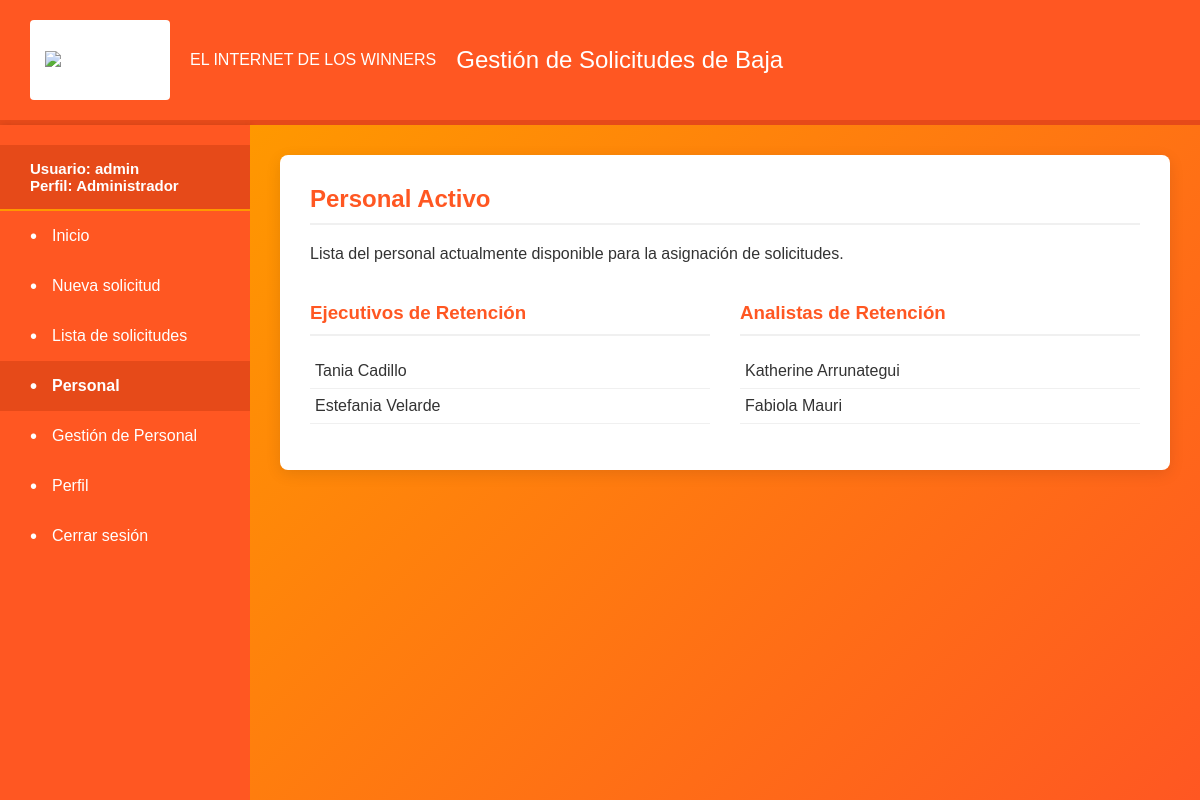
The app's page /personal/ (signed in) with its own data.
### portal_retenciones/models.py (models this page shows, shortened)
class EjecutivoRetencion(models.Model):
    nombre = models.CharField(max_length=100, null=False)
    email = models.EmailField(max_length=100, null=False, unique=True)
    activo = models.BooleanField(default=True)
    max_carga_renta = models.DecimalField(max_digits=12, decimal_places=2, null=True, blank=True)
    disponible_asignacion = models.BooleanField(default=True)

class AnalistaRetencion(models.Model):
    nombre = models.CharField(max_length=100, null=False)
    email = models.EmailField(max_length=100, null=False, unique=True)
    activo = models.BooleanField(default=True)

### portal_retenciones/views/pages.py (the view)
# urls.py: path('personal/', pages.personal_view, name='personal'),
@permission_required('portal_retenciones.can_view_personal')
def personal_view(request):
    ejecutivos_activos = EjecutivoRetencion.objects.filter(activo=True)
    analistas_activos = AnalistaRetencion.objects.filter(activo=True)
    context = {
        'ejecutivos_activos': ejecutivos_activos,
        'analistas_activos': analistas_activos
    }
    return render(request, 'personal.html', context)

### templates/personal.html (shortened to what this page needs)
{% extends "base.html" %}
{% block content %}
<div class="content-card">
    <h2>Personal Activo</h2>
    <p>Lista del personal actualmente disponible para la asignación de solicitudes.</p>
    <div style="display: flex; gap: 30px; margin-top: 20px;">
        <div style="flex: 1;">
            <h3 style="color: #ff5722; border-bottom: 2px solid #f0f0f0; padding-bottom: 10px;">Ejecutivos de Retención</h3>
            <ul style="list-style: none; padding-left: 0; margin-top: 10px;">
                {% for ej in ejecutivos_activos %}
                <li style="padding: 8px 5px; border-bottom: 1px solid #f0f0f0; font-size: 16px;">
                    {{ ej.nombre }}
                </li>
                {% empty %}
                <li style="padding: 5px 0; color: #777;">No hay ejecutivos activos.</li>
                {% endfor %}
            </ul>
        </div>
        <div style="flex: 1;">
            <h3 style="color: #ff5722; border-bottom: 2px solid #f0f0f0; padding-bottom: 10px;">Analistas de Retención</h3>
            <ul style="list-style: none; padding-left: 0; margin-top: 10px;">
                {% for an in analistas_activos %}
                <li style="padding: 8px 5px; border-bottom: 1px solid #f0f0f0; font-size: 16px;">
                    {{ an.nombre }}
                </li>
                {% empty %}
                <li style="padding: 5px 0; color: #777;">No hay analistas activos.</li>
                {% endfor %}
            </ul>
        </div>
    </div>
</div>
{% endblock %}

### templates/base.html (shortened to what this page needs)
{% load static %}
<!DOCTYPE html>
<html lang="es">
<head>
    <link rel="stylesheet" href="{% static 'css/styles.css' %}">
</head>
<body>
    <div class="app-container">
        <header class="header">
            <div class="logo-container">
                <img src="https://selectra.com.pe/sites/selectra.com.pe/files/styles/_default/public/inline-images/win-xs.png.webp" alt="Logo de WIN" style="max-height: 100%; max-width: 100%;">
            </div>
            <span>EL INTERNET DE LOS WINNERS</span>
            <h1>Gestión de Solicitudes de Baja</h1>
        </header>
        <div class="content-area">
            <nav class="sidebar">
                <div style="padding: 15px 30px; font-weight: bold; font-size: 15px; color: #fff; background-color: #e64a19; border-bottom: 2px solid #ff9800;">
                    Usuario: {{ user.username }}<br>
                    Perfil:
                    {% if user.is_superuser %}
                        Administrador
                    {% else %}
                        {{ user.groups.first.name|default:'Estándar' }}
                    {% endif %}
                </div>
                <ul>
                    {% if perms.portal_retenciones.can_view_menu %}
                    <li><a href="{% url 'menu' %}">Inicio</a></li>
                    {% endif %}
                    {% if perms.portal_retenciones.can_create_solicitud %}
                    <li><a href="{% url 'nueva_solicitud' %}">Nueva solicitud</a></li>
                    {% endif %}
                    {% if perms.portal_retenciones.can_view_solicitud_list %}
                    <li><a href="{% url 'lista_solicitudes' %}">Lista de solicitudes</a></li>
                    {% endif %}
                    {% if perms.portal_retenciones.can_view_personal %}
                    <li><a href="{% url 'personal' %}">Personal</a></li>
                    {% endif %}
                    {% if perms.portal_retenciones.can_manage_personnel %}
                    <li><a href="{% url 'gestion_personal' %}">Gestión de Personal</a></li>
                    {% endif %}
                    {% if user.is_authenticated %}
                        <li><a href="{% url 'perfil' %}">Perfil</a></li>
                        <li><a href="{% url 'logout' %}">Cerrar sesión</a></li>
                    {% endif %}
                </ul>
            </nav>
            <main class="main-content">
                {% block content %}
                {% endblock %}
            </main>
        </div>
    </div>
</body>
</html>

### static/css/styles.css (style rules this page uses)
body { font-family: Arial, sans-serif; margin: 0; min-height: 100vh; background-color: #f4f4f4; }
.app-container { display: flex; flex-direction: column; min-height: 100vh; background-color: white; width: 100%; margin: 0; box-shadow: none; border-radius: 0; overflow: hidden; }
.content-area { display: flex; flex-grow: 1; align-items: stretch; }
.header { background-color: #ff5722; color: white; padding: 20px 30px; display: flex; align-items: center; gap: 20px; border-bottom: 5px solid #e64a19; }
.logo-container { width: 140px; height: 80px; background-color: white; display: flex; align-items: center; justify-content: center; border-radius: 4px; }
.header h1 { margin: 0; font-size: 24px; font-weight: 500; }
.sidebar { width: 250px; background-color: #ff5722; padding: 20px 0; color: white; box-shadow: 2px 0 5px rgba(0, 0, 0, 0.1); }
.sidebar ul { list-style: none; padding: 0; margin: 0; }
.sidebar li a { display: flex; align-items: center; padding: 15px 30px; text-decoration: none; color: white; transition: background-color 0.3s; font-size: 16px; }
.sidebar li a::before { content: '•'; margin-right: 15px; font-size: 20px; line-height: 1; }
.sidebar li.active-item a { background-color: #e64a19; font-weight: bold; }
.main-content { flex-grow: 1; background: linear-gradient(135deg, #ff9800, #ff5722); padding: 30px; text-align: center; color: white; overflow-y: auto; }
.content-card { background-color: white; padding: 30px; border-radius: 8px; box-shadow: 0 4px 15px rgba(0, 0, 0, 0.1); max-width: 95%; margin: 0 auto; text-align: left; color: #333; }
.content-card h2 { color: #ff5722; margin-top: 0; border-bottom: 2px solid #f0f0f0; padding-bottom: 10px; }

### records on screen
EjecutivoRetencion: nombre "Tania Cadillo"
EjecutivoRetencion: nombre "Estefania Velarde"
AnalistaRetencion: nombre "Katherine Arrunategui"
AnalistaRetencion: nombre "Fabiola Mauri"

### other values on screen
{{ user.username }} "admin"
